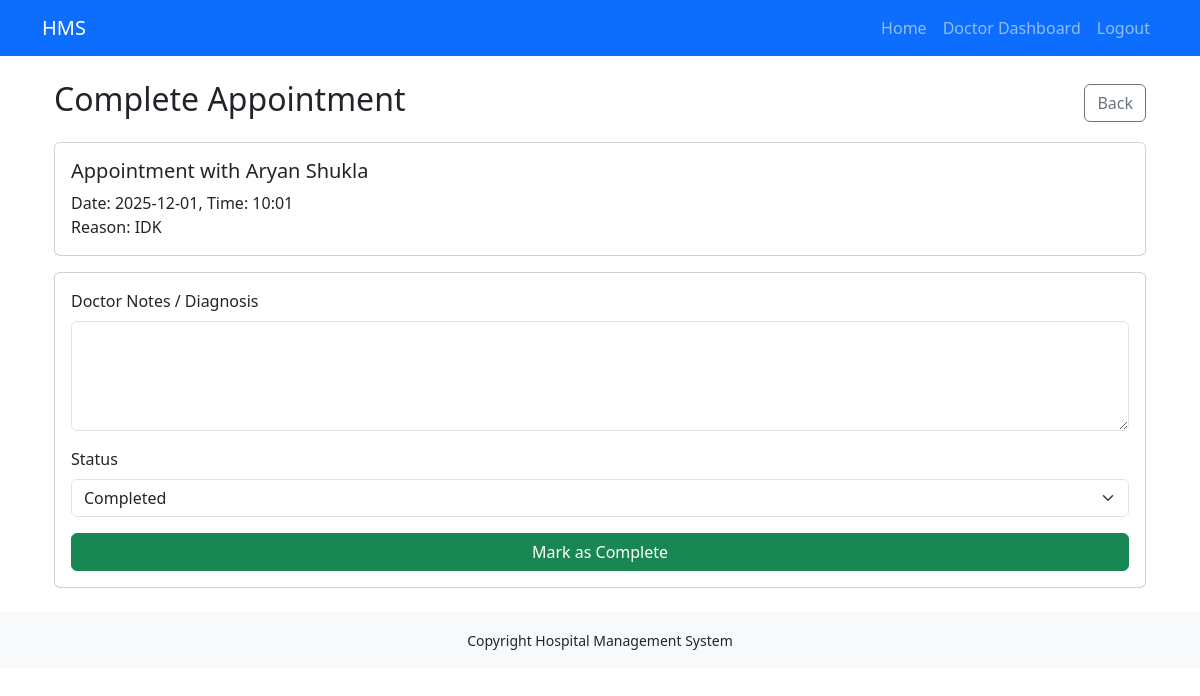
The app's page /doctor/complete_appointment?appointment_id=1 (signed in) with its own data.
### models.py (models this page shows, shortened)
class User(db.Model):
    __tablename__ = "users"
    id = db.Column(db.Integer, primary_key=True)
    name = db.Column(db.String(120), nullable=False)
    email = db.Column(db.String(150), unique=True, nullable=False, index=True)
    password_hash = db.Column(db.String(256), nullable=False)
    role = db.Column(db.String(20), nullable=False, default="patient")
    created_at = db.Column(db.DateTime, default=datetime.utcnow)
    is_active = db.Column(db.Boolean, default=True, nullable=False)
    doctor = db.relationship("Doctor", backref="user",uselist=False, cascade="all, delete")
    patient = db.relationship("Patient", backref="user",uselist=False, cascade="all, delete")

class Appointment(db.Model):
    __tablename__ = "appointments"
    id = db.Column(db.Integer, primary_key=True)
    patient_id = db.Column(db.Integer, db.ForeignKey("patients.id", ondelete="CASCADE"), nullable=False)
    doctor_id = db.Column(db.Integer, db.ForeignKey("doctors.id", ondelete="SET NULL"), nullable=True)
    date = db.Column(db.Date, nullable=False)
    time = db.Column(db.Time, nullable=True)
    reason = db.Column(db.Text, nullable=True)
    notes = db.Column(db.Text, nullable=True)
    status = db.Column(db.String(30), nullable=False, default="pending") #pending , completed , cancelled
    created_at = db.Column(db.DateTime, default=datetime.utcnow)
    completed_at = db.Column(db.DateTime, nullable=True)
    @property
    def patient_name(self):
        if self.patient and self.patient.user:
            return self.patient.user.name
        return None

### app.py (the view, shortened to what this page needs)
@app.route('/doctor/complete_appointment', methods=['GET', 'POST'])
def complete_appointment():
    if 'user_id' not in session or session.get('role') != 'doctor':
        flash("You must be logged in as a doctor to access this page.", "danger")
        return redirect(url_for('login'))
    user_id = session.get('user_id')
    doctor = Doctor.query.filter_by(user_id=user_id).first()
    if not doctor:
        flash("Doctor account not found for current user.", "danger")
        return redirect(url_for('login'))
    appointment_id = request.args.get('appointment_id')
    if not appointment_id:
        flash("No appointment selected.", "warning")
        return redirect(url_for('doctor_dashboard'))
    appointment = Appointment.query.get(appointment_id)
    if not appointment:
        flash("Appointment not found.", "danger")
        return redirect(url_for('doctor_dashboard'))
    if appointment.doctor_id != doctor.id:
        flash("You are not authorized to view this appointmenr.", "danger")
        return redirect(url_for('doctor_dashboard'))
    return render_template('complete_appointment.html', appointment=appointment)

### templates/complete_appointment.html (shortened to what this page needs)
{% extends "base.html" %} {% block title %}Complete Appointment{% endblock %} {%
block content %}
<div class="container my-4">
  <div class="d-flex justify-content-between align-items-center mb-3">
    <h2>Complete Appointment</h2>
    <a
      href="{{ url_for('doctor_dashboard') }}"
      class="btn btn-outline-secondary"
      >Back</a
    >
  </div>
  {% if appointment %}
  <div class="card mb-3">
    <div class="card-body">
      <h5 class="card-title">
        Appointment with {{ appointment.patient_name }}
      </h5>
      <p class="card-text">
        Date: {{ appointment.date.strftime('%Y-%m-%d') if appointment.date else
        '-' }}, Time: {{ appointment.time.strftime('%H:%M') if appointment.time
        else '-' }}<br />
        Reason: {{ appointment.reason or '-' }}
      </p>
    </div>
  </div>
  <form
    action="{{ url_for('complete_appointment') }}"
    method="post"
    class="card p-3"
  >
    <div class="mb-3">
      <label for="notes" class="form-label">Doctor Notes / Diagnosis</label>
      <textarea
        id="notes"
        name="notes"
        rows="4"
        class="form-control"
        required
      ></textarea>
    </div>
    <div class="mb-3">
      <label for="status" class="form-label">Status</label>
      <select id="status" name="status" class="form-select" required>
        <option value="complete">Completed</option>
      </select>
    </div>
    <button type="submit" class="btn btn-success">Mark as Complete</button>
  </form>
  {% else %}
  <p>Appointment not found.</p>
  {% endif %}
</div>
{% endblock %}

### records on screen
User: patient_name "Aryan Shukla"
Appointment: date "2025-12-01", time "10:01", reason "IDK"
